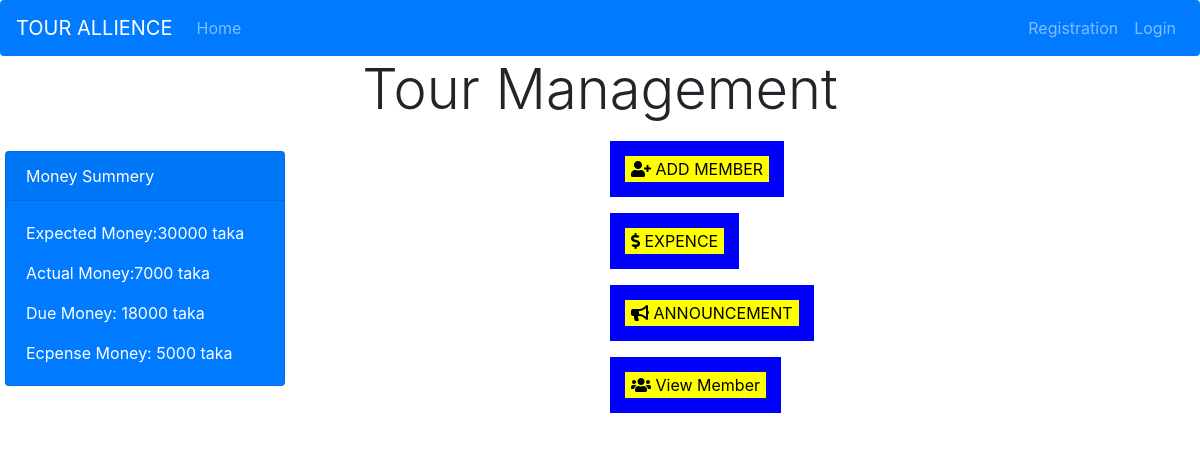
The page /my-tour/nepal-1/ on the database its author committed.
### tourrelated/models.py (models this page shows)
class Finance_Board(models.Model):
    tour =models.ForeignKey(Tour, on_delete=models.CASCADE)
    total_expeted=models.IntegerField(default=0,blank=True,null=True)
    Current_money=models.IntegerField(default=0,blank=True,null=True)
    due=models.IntegerField(default=0,blank=True,null=True)
    expens=models.IntegerField(default=0,blank=True,null=True)

### tourrelated/views.py (the view)
def my_tour_details(request,slug):
    templates= 'tourrelated/manage.html'
    tour=get_object_or_404(Tour, slug=slug)
    allmember=Member_on_tour.objects.all().filter(tour=tour)
    try:
        check=get_object_or_404(Finance_Board, tour=tour)
    except:
        obj_finance=Finance_Board()
        obj_finance.tour=tour
        obj_finance.save()
    account=get_object_or_404(Finance_Board, tour=tour)
    context={'member':allmember,'tour':tour,'acc':account}
    return render(request,templates,context)

### templates/tourrelated/manage.html (shortened to what this page needs)
{% extends 'base.html' %}
{% block content %}
{% load static %}
<link rel="stylesheet" type="text/css" href="{% static 'tourrelated/mytour.css' %}">
<link rel="stylesheet" href="https://stackpath.bootstrapcdn.com/bootstrap/4.3.1/css/bootstrap.min.css">
<link rel="stylesheet" href="https://use.fontawesome.com/releases/v5.8.1/css/solid.css">
<link rel="stylesheet" href="https://use.fontawesome.com/releases/v5.8.1/css/regular.css">
<link rel="stylesheet" href="https://use.fontawesome.com/releases/v5.8.1/css/fontawesome.css">
<h1 class="display-4" style="text-align: center;">Tour Management</h1>
<div class="row">
  <div class="column" style="background-color:white;">
<div class="" id="myForm2">
  <form action="" class="form-container">
    <div class="card text-white bg-primary mb-3" style="max-width: 18rem;">
  <div class="card-header">Money Summery</div>
  <div class="card-body">
    <p class="card-text">Expected Money:{{ acc.total_expeted }} taka</p>
    <p class="card-text">Actual Money:{{ acc.Current_money }} taka</p>
    <p class="card-text">Due Money: {{ acc.due }} taka</p>
      <p class="card-text">Ecpense Money: {{ acc.expens }} taka</p>
  </div>
</div>
  </form>
</div>
  </div>
  <div class="column1" style="background-color:white;">
      <p><button style="background-color: yellow;color: black;border: 15px solid blue;" class="" onclick="openForm()"><i class="fas fa-user-plus"></i> ADD MEMBER</button></p>
      <p><button style="background-color: yellow;color: black;border: 15px solid blue;" class="" onclick="openForm1()"><i class="fas fa-dollar-sign"></i> EXPENCE</button></p>
      <p><button style="background-color: yellow;color: black;border: 15px solid blue;" class="" onclick="openForm3()"><i class="fas fa-bullhorn"></i> ANNOUNCEMENT</button></p>
      <p><button style="background-color: yellow;color: black;border: 15px solid blue;" class=""><i class="fas fa-users"></i> <a style="color:black; text-decoration: none;" href="{% url 'member' pk=tour.pk %}"> View Member</a> </button></p>
  </div>
</div>
{% endblock %}

### static/tourrelated/mytour.css (style rules this page uses)
.form-container { max-width: 300px; padding: 10px; background-color: white; }

### templates/tourrelated/manage.html (style rules this page uses)
* { box-sizing: border-box; }
.column { float: left; width: 50%; padding: 10px; height: 300px; }
.column1 { float: left; width: 50%; padding: 10px; height: 300px; }
.row:after { content: ""; display: table; }

### rows shown on the page
Finance_Board: total_expeted "30000", Current_money "7000", due "18000", expens "5000"
